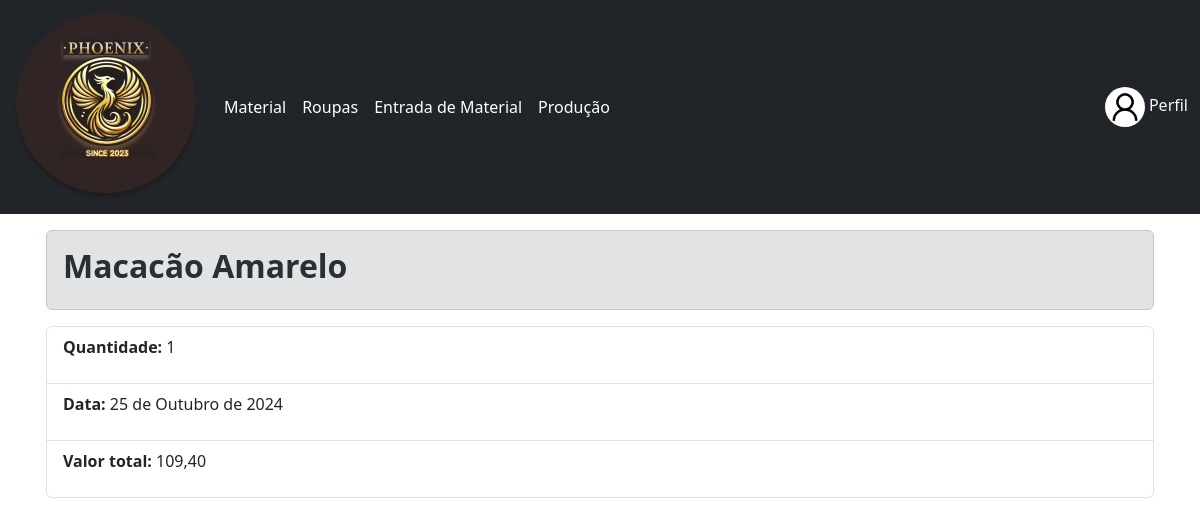
Page /producao/10/ (signed in) on the committed database.
### usuario/models.py (models this page shows, shortened)
class CustomUser(AbstractUser):
    linguagem = [
        ('pt-br', 'Português - Brasil'),
        ('eng', 'Inglês (Indisponível)')
    ]
    cpf = models.CharField(max_length=11, unique=True, verbose_name="CPF")
    profile_picture = models.ImageField(upload_to='profile_pictures/', blank=True, null=True)
    idioma = models.CharField(verbose_name="Idioma", null=False, blank=False,  choices=linguagem, default='pt-br', max_length=7)

### producao/models.py (models this page shows)
class Producao(models.Model):
    roupa = models.ForeignKey(Roupa, on_delete= models.CASCADE)
    quantidade = models.IntegerField()
    data = models.DateField()
    valorTotal = models.DecimalField(verbose_name="Valor Total da Venda", max_digits=10, decimal_places=2)

### roupa/models.py (models this page shows, shortened)
class Roupa(models.Model):
    nome = models.CharField(verbose_name="Nome", max_length=100, null=False, blank=False)
    descricao = models.TextField(verbose_name="Descrição", null=True, blank=True)
    imagem = models.ImageField(upload_to="fotos/")
    def __str__(self) -> str:
        return self.nome

### producao/views.py (the view)
# urls.py: path('<int:pk>/',ProducaoDetailView.as_view(), name='producao_detail'),
class ProducaoDetailView(LoginRequiredMixin, DetailView):
    model= Producao
    template_name = 'producao_detail_view.html'

### producao/templates/producao_detail_view.html (shortened to what this page needs)
{% extends 'base.html' %}
{% block content %}
<div class="alert alert-secondary" role="alert">
    <h2><strong>{{ object.roupa}}</strong></h2>
</div>
<ul class="list-group">
    <li class="list-group-item"><p><strong>Quantidade:</strong> {{ object.quantidade}}</p></li>
    <li class="list-group-item"><p><strong>Data:</strong> {{ object.data}}</p></li>
    <li class="list-group-item"><p><strong>Valor total:</strong> {{ object.valorTotal}}</p></li>
  </ul>
{% endblock %}

### dashboard/templates/base.html (shortened to what this page needs)
<!DOCTYPE html>
<html lang="pt-br">
<head>
    <link href="https://cdn.jsdelivr.net/npm/bootstrap@5.3.3/dist/css/bootstrap.min.css" rel="stylesheet">
    {%load static%}
</head>
<body>
    <nav class="navbar navbar-expand-lg navbar-dark bg-dark">
        <div class="container-fluid">
            <a class="navbar-brand" href="{% url 'dashboard' %}">
                <img src="{% static 'imagens/logo.png' %}" alt="Phoenix">
            </a>
            <div class="collapse navbar-collapse" id="navbarNav">
                <ul class="navbar-nav">
                    <li class="nav-item">
                        <a class="nav-link active" aria-current="page" href="{% url 'material_list' %}">Material</a></li>
                    <li> <a class="nav-link active" aria-current="page" href="{% url 'roupa_list' %}">Roupas</a></li>
                    <li> <a class="nav-link active" aria-current="page" href="{% url 'movimentacao_list' %}">Entrada de Material</a></li>
                    <li> <a class="nav-link active" aria-current="page" href="{% url 'producao_list' %}">Produção</a></li>
                    </ul>
                    <span class="ms-auto">
                    {% if user.is_authenticated %}
                    <span class="navbar-text ms-auto">
                        {% if user.profile_picture %}
                        <img src="{{ user.profile_picture.url }}" alt="Foto de Perfil" class="rounded-circle" style="width: 40px; height: 40px;">
                        {% else %}
                        <img src="{% static 'imagens/default_profile.png' %}" alt="Foto Padrão" class="rounded-circle" style="width: 40px; height: 40px;">
                        {% endif %}
                        <a class="nav-link d-inline-block link-light" href="{% url 'profile' %}">Perfil</a>
                    </span>
                    {% endif %}
                </span>
            </div>
        </div>
    </nav>
    <div class="container py-3 px-3">
        {% block content %}
        {% endblock %}
    </div>
</body>
</html>

### rows in the picture
CustomUser: profile_picture (picture)
Producao: roupa "Macacão Amarelo", quantidade "1", data "25 de Outubro de 2024", valorTotal "109,40"
